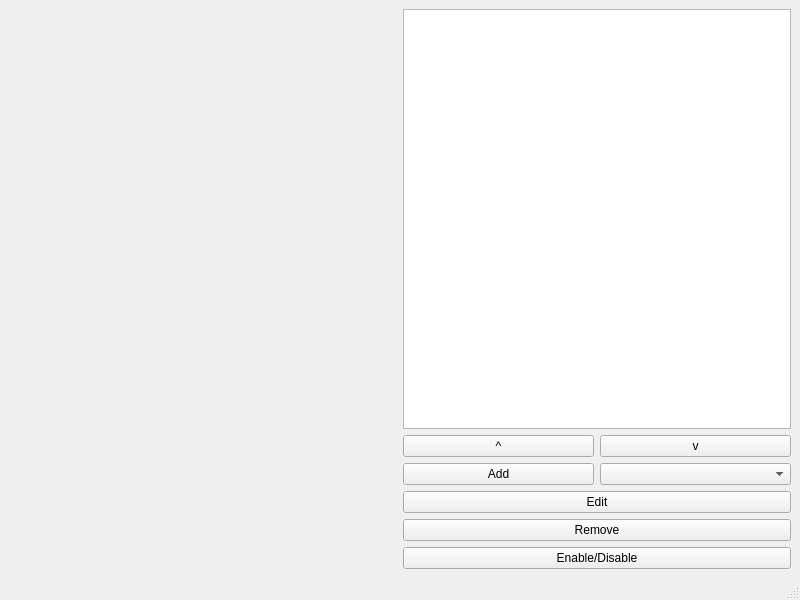
<?xml version="1.0" encoding="UTF-8"?>
<ui version="4.0">
 <class>MainWindow</class>
 <widget class="QMainWindow" name="MainWindow">
  <property name="geometry">
   <rect>
    <x>0</x>
    <y>0</y>
    <width>800</width>
    <height>600</height>
   </rect>
  </property>
  <property name="windowTitle">
   <string>MainWindow</string>
  </property>
  <widget class="QWidget" name="centralwidget">
   <layout class="QGridLayout" name="gridLayout_2">
    <item row="0" column="0">
     <layout class="QHBoxLayout" name="horizontalLayout">
      <item>
       <widget class="LayerWidget" name="layerWidget" native="true">
        <property name="minimumSize">
         <size>
          <width>200</width>
          <height>0</height>
         </size>
        </property>
       </widget>
      </item>
      <item>
       <layout class="QVBoxLayout" name="verticalLayout">
        <item>
         <widget class="QListWidget" name="layerList">
          <property name="sizePolicy">
           <sizepolicy hsizetype="Preferred" vsizetype="Preferred">
            <horstretch>0</horstretch>
            <verstretch>0</verstretch>
           </sizepolicy>
          </property>
         </widget>
        </item>
        <item>
         <layout class="QGridLayout" name="gridLayout">
          <item row="0" column="1">
           <widget class="QPushButton" name="moveDown">
            <property name="text">
             <string>v</string>
            </property>
           </widget>
          </item>
          <item row="1" column="1">
           <widget class="QComboBox" name="addCombo"/>
          </item>
          <item row="0" column="0">
           <widget class="QPushButton" name="moveUp">
            <property name="text">
             <string>^</string>
            </property>
           </widget>
          </item>
          <item row="3" column="0" colspan="2">
           <widget class="QPushButton" name="removeButton">
            <property name="text">
             <string>Remove</string>
            </property>
           </widget>
          </item>
          <item row="1" column="0">
           <widget class="QPushButton" name="addButton">
            <property name="text">
             <string>Add</string>
            </property>
           </widget>
          </item>
          <item row="2" column="0" colspan="2">
           <widget class="QPushButton" name="editButton">
            <property name="text">
             <string>Edit</string>
            </property>
           </widget>
          </item>
          <item row="4" column="0" colspan="2">
           <widget class="QPushButton" name="enabdleDisable">
            <property name="text">
             <string>Enable/Disable</string>
            </property>
           </widget>
          </item>
         </layout>
        </item>
       </layout>
      </item>
     </layout>
    </item>
   </layout>
  </widget>
  <widget class="QMenuBar" name="menubar">
   <property name="geometry">
    <rect>
     <x>0</x>
     <y>0</y>
     <width>800</width>
     <height>21</height>
    </rect>
   </property>
  </widget>
  <widget class="QStatusBar" name="statusbar"/>
 </widget>
 <customwidgets>
  <customwidget>
   <class>LayerWidget</class>
   <extends>QWidget</extends>
   <header>layerwidget.h</header>
   <container>1</container>
  </customwidget>
 </customwidgets>
 <resources/>
 <connections/>
</ui>
